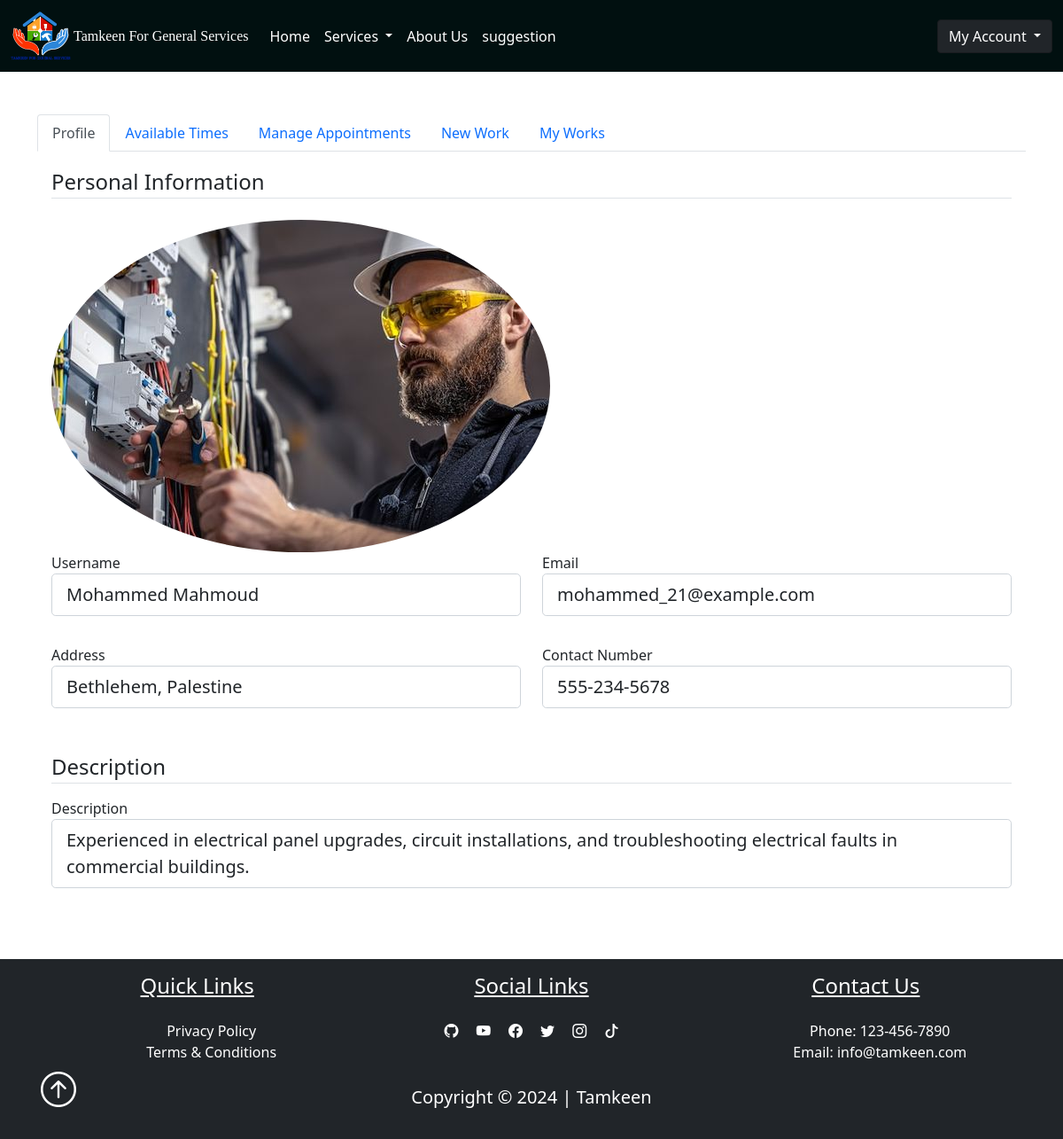
Screenshot of /profile/21 (signed in) with the database file from the repository.
### pythonic/models.py (models this page shows, shortened)
class User(db.Model, UserMixin):
    id = db.Column(db.Integer, primary_key=True)
    username = db.Column(db.String(25), unique=True, nullable=False)
    email = db.Column(db.String(125), unique=True, nullable=False)
    image_file = db.Column(db.String(20), nullable=False, default="prf.jpg")
    password = db.Column(db.String(60), nullable=False)
    address = db.Column(db.String(25), nullable=False)
    contactNumber = db.Column(db.String(10), nullable=False)
    user_type = db.Column(db.String(20), nullable=False)
    service_type = db.Column(db.String(20), nullable=True)
    description = db.Column(db.Text, nullable=True)
    service_id = db.Column(db.Integer, db.ForeignKey("service.id"), nullable=True)
    availability = db.relationship('Availability', uselist=False, backref='owner', lazy=True)
    works = db.relationship("Work", backref="maker", lazy=True)
    ratings = db.relationship('Rating', foreign_keys='Rating.craft_owner_id', backref='craft_owner', lazy=True)
    average_rating = db.Column(db.Float, nullable=True)

### pythonic/routes.py (the view)
@app.route('/profile/<int:user_id>', methods=['GET'])
@login_required
def view_profile(user_id):
    user = User.query.get_or_404(user_id)
    image_file = url_for('static', filename=f'user_pics/{user.image_file}')
    is_current_user = (user.id == current_user.id)
    profile_form = UpdateProfileForm(obj=user) if is_current_user else None
    return render_template(
        'profile.html',
        title=f"{user.username}'s Profile",
        user=user,
        image_file=image_file,
        active_tab='profile',
        is_current_user=is_current_user,
        profile_form=profile_form
    )

### pythonic/models.py (called while the page is built)
@login_manager.user_loader
def load_user(user_id):
    return User.query.get(int(user_id))

### pythonic/templates/profile.html
{% extends "dashboard.html" %}
{% block profile %}
<div class="{{'tab-pane show active fade p-3' if active_tab=='profile' else 'tab-pane fade p-3'}}" id="nav-profile" role="tabpanel" aria-labelledby="nav-profile-tab">
    {% if is_current_user %}
    <form action="{{ url_for('edit_profile') }}" method="POST" enctype="multipart/form-data">
        {{ profile_form.hidden_tag() }}
        <fieldset class='form-group'>
            <legend class='border-bottom mb-4'>Personal Information</legend>
            <img class="rounded-circle user-img" src="{{image_file}}" alt="">
            <div class='form-group'>
                <div class="row mb-3">
                    <div class="col">
                        {{ profile_form.username.label(class='form-control-label') }}
                        {% if profile_form.username.errors %}
                        {{ profile_form.username(class='form-control form-control-lg is-invalid') }}
                        <div class="invalid-feedback">
                            {% for error in profile_form.username.errors %}
                            <span>{{ error }}</span>
                            {% endfor %}
                        </div>
                        {% else %}
                        {{ profile_form.username(class='form-control form-control') }}
                        {% endif %}
                    </div>
                    <div class="col">
                        {{ profile_form.email.label(class='form-control-label') }}
                        {% if profile_form.email.errors %}
                        {{ profile_form.email(class='form-control form-control-lg is-invalid') }}
                        <div class="invalid-feedback">
                            {% for error in profile_form.email.errors %}
                            <span>{{ error }}</span>
                            {% endfor %}
                        </div>
                        {% else %}
                        {{ profile_form.email(class='form-control form-control') }}
                        {% endif %}
                    </div>
                </div>
                <div class="row mb-3">
                    <div class="col">
                        {{ profile_form.address.label(class='form-control-label') }}
                        {% if profile_form.address.errors %}
                        {{ profile_form.address(class='form-control form-control-lg is-invalid') }}
                        <div class="invalid-feedback">
                            {% for error in profile_form.address.errors %}
                            <span>{{ error }}</span>
                            {% endfor %}
                        </div>
                        {% else %}
                        {{ profile_form.address(class='form-control form-control') }}
                        {% endif %}
                    </div>
                    <div class="col">
                        {{ profile_form.contactNumber.label(class='form-control-label') }}
                        {% if profile_form.contactNumber.errors %}
                        {{ profile_form.contactNumber(class='form-control form-control-lg is-invalid') }}
                        <div class="invalid-feedback">
                            {% for error in profile_form.contactNumber.errors %}
                            <span>{{ error }}</span>
                            {% endfor %}
                        </div>
                        {% else %}
                        {{ profile_form.contactNumber(class='form-control form-control') }}
                        {% endif %}
                    </div>
                </div>
            </div>
        </fieldset>
        <fieldset>
            <legend class="border-bottom my-3">Description</legend>
            <div class="form-group">
                <div class="col">
                    {{ profile_form.description.label(class='form-control-label') }}
                    {% if profile_form.description.errors %}
                    {{ profile_form.description(class='form-control form-control-lg is-invalid') }}
                    <div class="invalid-feedback">
                        {% for error in profile_form.description.errors %}
                        <span>{{ error }}</span>
                        {% endfor %}
                    </div>
                    {% else %}
                    {{ profile_form.description(class='form-control form-control') }}
                    {% endif %}
                </div>
                <div class="form-group mb-3">
                    {{ profile_form.picture.label }}
                    {{ profile_form.picture(class='form-control-file') }}
                    {% if profile_form.picture.errors %}
                    {% for error in profile_form.picture.errors %}
                    <span class="text-danger">{{ error }}</span><br>
                    {% endfor %}
                    {% endif %}
                </div>
                <div class="col-12">
                    <button class="btn btn-success" type="submit">Update</button>
                </div>
            </div>
        </fieldset>
    </form>
    {% else %}
    <fieldset class='form-group'>
        <legend class='border-bottom mb-4'>Personal Information</legend>
        <img class="rounded-circle user-img" src="{{image_file}}" alt="">
        <div class='form-group'>
            <div class="row mb-3">
                <div class="col">
                    <label class='form-control-label'>Username</label>
                    <p class="form-control form-control-lg">{{ user.username }}</p>
                </div>
                <div class="col">
                    <label class='form-control-label'>Email</label>
                    <p class="form-control form-control-lg">{{ user.email }}</p>
                </div>
            </div>
            <div class="row mb-3">
                <div class="col">
                    <label class='form-control-label'>Address</label>
                    <p class="form-control form-control-lg">{{ user.address }}</p>
                </div>
                <div class="col">
                    <label class='form-control-label'>Contact Number</label>
                    <p class="form-control form-control-lg">{{ user.contactNumber }}</p>
                </div>
            </div>
        </div>
    </fieldset>
    <fieldset>
        <legend class="border-bottom my-3">Description</legend>
        <div class="form-group">
            <div class="col">
                <label class='form-control-label'>Description</label>
                <p class="form-control form-control-lg">{{ user.description }}</p>
            </div>
        </div>
    </fieldset>
    {% endif %}
</div>
{% endblock profile %}

### rows the page displays
User: username "Mohammed Mahmoud", email "mohammed_21@example.com", address "Bethlehem, Palestine", contactNumber "555-234-5678", description "Experienced in electrical panel upgrades, circuit installations, and troubleshooting electrical faults in commercial buildings."
